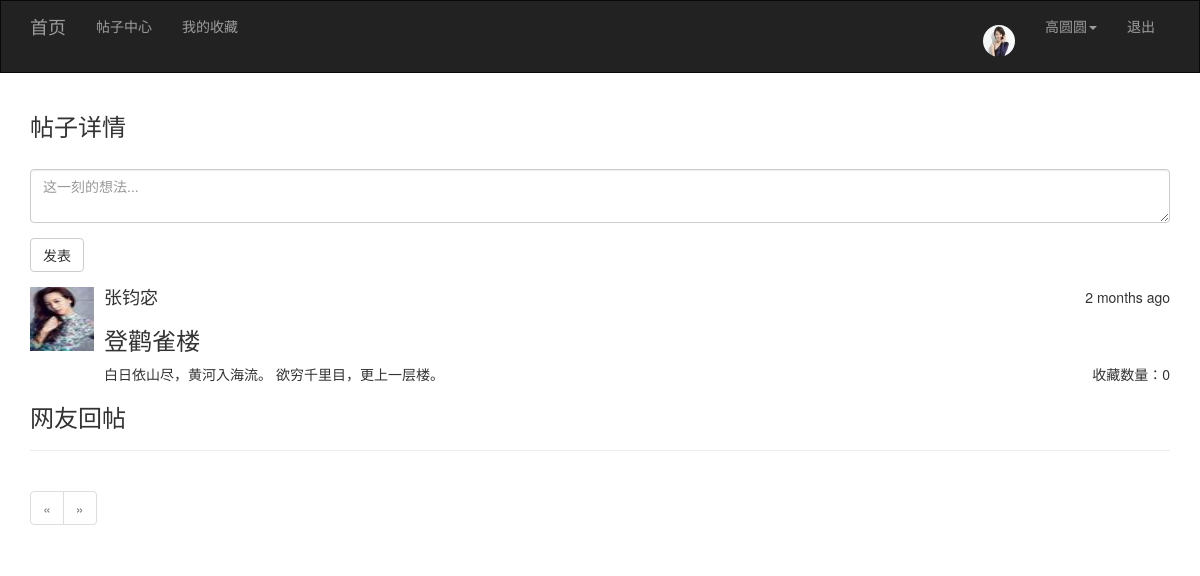
The page /post/detail/1 (signed in) on the database its author committed.
### app/models/user.py (models this page shows, shortened)
class User(UserMixin,db.Model):
    __tablename__='users'
    id = Column(Integer,primary_key=True)
    username = Column(String(32),unique=True)
    password_hash = Column(String(128))
    email = Column(String(64))
    icon = Column(String(64),default='1.jpg')
    confirmed = Column(Boolean,default=False)
    post = db.relationship('Post', backref='user', lazy='dynamic')
    @property
    def password(self):
        raise AttributeError('密码不可读')

### app/models/post.py (models this page shows)
class Post(db.Model):
    __tablename__='posts'
    id = Column(Integer,primary_key=True)
    rid = Column(Integer,index=True,default=0)
    title = Column(Text)
    content = Column(Text)
    click = Column(Integer,default=0)
    timestamp = Column(DateTime,default=datetime.utcnow)
    users = db.relationship('User',backref = 'posts',secondary = user_posts,lazy='dynamic')
    uid = db.Column(Integer,ForeignKey('users.id'))

### app/views/post.py (the view)
@post.route('/detail/<int:id>',methods=['POST','GET'])
def detail(id):
    form = ReplyForm()
    page = request.args.get('page',1,type=int)
    post = Post.query.get(id)
    allpost = Post.query.filter_by(rid=id).order_by(Post.timestamp.desc())
    pagination = allpost.paginate(page,per_page=3,error_out=False)
    posts = pagination.items
    if current_user.is_authenticated:
        if form.validate_on_submit():
            user= current_user._get_current_object()
            p = Post(content=form.content.data,rid=id,user=user)
            db.session.add(p)
            flash('帖子回复成功')
            return redirect(url_for('post.detail',id=id))
        return render_template('post/detail.html',pagination=pagination,post=post,id=id,form=form,posts=posts)
    else:
        flash('登陆后才能回复帖子')
        return redirect(url_for('user.login'))

### app/forms/post.py
class ReplyForm(FlaskForm):
    content = TextAreaField('',render_kw={'placeholder':'这一刻的想法...'},validators=[DataRequired(),Length(3,128,message='说话请注意分寸（3~128个字符）')])
    submit = SubmitField('发表')

### app/models/user.py (called while the page is built)
@login_manager.user_loader
def user_loader(user_id):
    return User.query.get(user_id)

### app/templates/post/detail.html (shortened to what this page needs)
{% extends 'common/base.html' %}
{% from 'common/macro.html' import show_pagination %}
{% block page_content %}
    <h3>帖子详情</h3>
    {{ wtf.quick_form(form) }}
     <div class="media">
            <div class="media-left">
                <a href="#">
                    <img class="media-object" src="{{ url_for('static', filename='upload/'+post.user.icon) }}" alt="头像" style="height: 64px; width: 64px;">
                </a>
            </div>
            <div class="media-body">
                <div style="float: right;">{{ moment(post.timestamp).fromNow() }}</div>
                <h4 class="media-heading">{{ post.user.username }}</h4>
                <h3>{{ post.title }}</h3>
                {{ post.content }}
                <div style="float: right;">收藏数量：{{ post.click }}</div>
            </div>
        </div>
    <h3>网友回帖</h3>
    <hr />
    {{ show_pagination(pagination, 'post.detail', id=id) }}
{% endblock %}

### app/templates/common/base.html (shortened to what this page needs)
{% extends 'bootstrap/base.html' %}
{% import 'bootstrap/wtf.html' as wtf %}
{% block head %}
    {{ super() }}
{% endblock %}
{% block navbar %}
    <nav class="navbar navbar-inverse" style="border-radius: 0px;">
        <div class="container">
            <div class="navbar-header">
                <a class="navbar-brand" href="{{ url_for('main.index') }}">首页</a>
            </div>
            <div class="collapse navbar-collapse">
                <ul class="nav navbar-nav">
                    <li><a href="{{ url_for('post.publish') }}">帖子中心</a></li>
                    <li><a href="{{ url_for('post.mycollect') }}">我的收藏</a></li>
                </ul>
                <ul class="nav navbar-nav navbar-right">
                    {% if current_user.is_authenticated %}
                        <li><a href="{{ url_for('post.list',id=current_user.id) }}"><img src="{{ url_for('static',filename='upload/'+current_user.icon) }}" alt=""
                                 style="width: 32px;height: 32px;margin-top: 9px;border-radius: 16px;"></a></li>
                        <li class="dropdown">
                            <a href="#" class="dropdown-toggle" data-toggle="dropdown" role="button"
                               aria-haspopup="true"
                               aria-expanded="false">{{ current_user.username }}<span class="caret"></span></a>
                        </li>
                        <li><a href="{{ url_for('user.logout') }}">退出</a></li>
                    {% else %}
                        <li><a href="{{ url_for('user.login') }}">登录</a></li>
                        <li><a href="{{ url_for('user.register') }}">注册</a></li>
                    {% endif %}
                </ul>
            </div>
        </div>
    </nav>
{% endblock %}
{% block content %}
    <div class="container">
        {% block page_content %}{% endblock %}
    </div>
{% endblock %}

### rows shown on the page
User: icon (picture), username "高圆圆"
User: icon (picture), user.username "张钧宓"
Post: timestamp "2 months ago", title "登鹳雀楼", content "白日依山尽，黄河入海流。 欲穷千里目，更上一层楼。", click "0"
